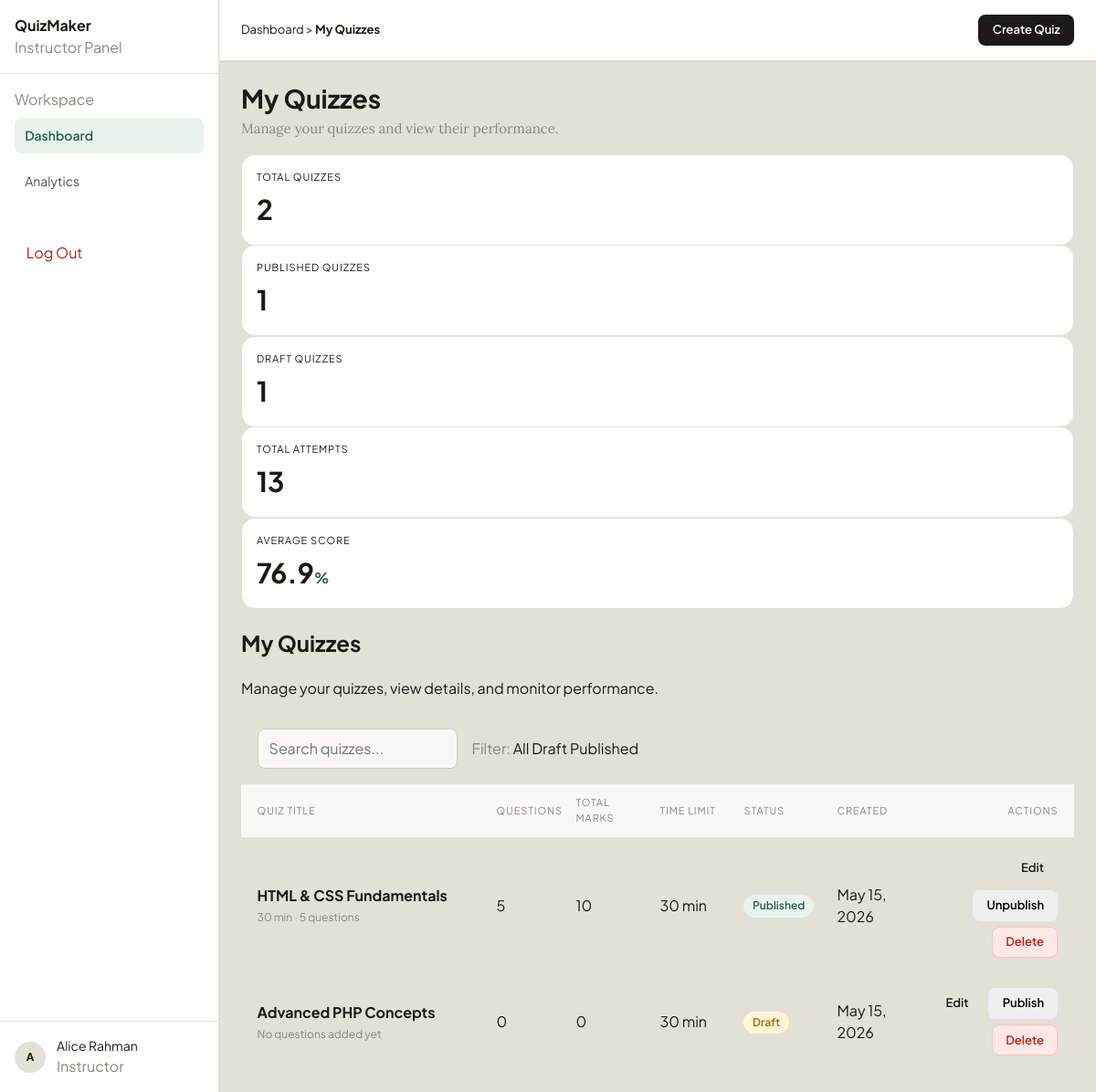
Page /view/quiz_builder/dashboard.php (signed in) on the committed database.
### tables this page shows
CREATE TABLE quizzes (
    id                 INT UNSIGNED  AUTO_INCREMENT PRIMARY KEY,
    instructor_id      INT UNSIGNED  NOT NULL,
    title              VARCHAR(200)  NOT NULL,
    description        TEXT,
    total_marks        INT UNSIGNED  NOT NULL DEFAULT 0,
    time_limit_minutes INT UNSIGNED  NOT NULL DEFAULT 30,
    status             ENUM('draft','published')
                                     NOT NULL DEFAULT 'draft',
    created_at         TIMESTAMP     NOT NULL DEFAULT CURRENT_TIMESTAMP,

    CONSTRAINT fk_quiz_instructor
        FOREIGN KEY (instructor_id) REFERENCES users(id)
        ON DELETE CASCADE
);

### controller/instructorDashboardController.php (called while the page is built, shortened)
<?php
require_once __DIR__ . '/../model/instructorDashboardModel.php';
$instructor_id = (int)$_SESSION['user_id'];
$stats = getInstructorStats($instructor_id);
$quizzes = getInstructorQuizzes($instructor_id);
$pageTitle = "My Quizzes";
$pageSubtitle = "Manage your quizzes and view their performance.";
$instructor_name = $_SESSION['user_name'] ?? 'Instructor';
$instructor_role = 'Instructor';
?>

### model/instructorDashboardModel.php (called while the page is built, shortened)
<?php
function getInstructorStats(int $instructorId){
    $conn = get_database_connection();
    $stmt = $conn->prepare("SELECT COUNT(*) AS total FROM quizzes WHERE instructor_id = ?");
    $stmt->bind_param("i", $instructorId);
    $stmt->execute();
    $total = (int)$stmt->get_result()->fetch_assoc()['total'];
    $stmt = $conn->prepare("SELECT COUNT(*) AS total FROM quizzes WHERE instructor_id = ? AND status = 'published'");
    $stmt->bind_param("i", $instructorId);
    $stmt->execute();
    $published = (int)$stmt->get_result()->fetch_assoc()['total'];
    $draft = $total - $published;
    $stmt = $conn->prepare("SELECT COUNT(*) AS total FROM attempts a JOIN quizzes q ON a.quiz_id = q.id WHERE q.instructor_id = ? AND a.score IS NOT NULL");
    $stmt->bind_param("i", $instructorId);
    $stmt->execute();
    $attempts = (int)$stmt->get_result()->fetch_assoc()['total'];
    $average = 0;
    $stmt = $conn->prepare("SELECT AVG(a.score / q.total_marks * 100) AS avg_score FROM attempts a JOIN quizzes q ON a.quiz_id = q.id WHERE q.instructor_id = ? AND a.score IS NOT NULL AND q.total_marks > 0");
    $stmt->bind_param("i", $instructorId);
    $stmt->execute();
    $row = $stmt->get_result()->fetch_assoc();
    if ($row && $row['avg_score'] !== null) {
        $average = round((float)$row['avg_score'], 1);
    }
    return [
        'total_quizzes' => $total,
        'published_quizzes'=> $published,
        'draft_quizzes' => $draft,
        'total_attempts' => $attempts,
        'average_score' => $average,
    ];
}
function getInstructorQuizzes(int $instructorId){
    $conn = get_database_connection();
    $sql = "SELECT q.id, q.title, q.total_marks, q.time_limit_minutes, q.status, q.created_at, COUNT(ques.id) AS question_count FROM quizzes q LEFT JOIN questions ques ON q.id = ques.quiz_id WHERE q.instructor_id = ? GROUP BY q.id ORDER BY q.created_at DESC";
    $stmt = $conn->prepare($sql);
    $stmt->bind_param("i", $instructorId);
    $stmt->execute();
    $result = $stmt->get_result();
    $quizzes = [];
    while ($row = $result->fetch_assoc()) {
        $quizzes[] = $row;
    }
    return $quizzes;
}
?>

### view/quiz_builder/dashboard.php (the view, shortened to what this page needs)
<?php
include_once __DIR__ . '/../../controller/instructorDashboardController.php';
function formatDateLabel($dateTime){
    $ts = strtotime($dateTime);
    return $ts !== false ? date("M j, Y", $ts) : "-";
}
function getQuizMetaText($quiz){
    $qCount = (int)($quiz['question_count'] ?? 0);
    $time   = (int)($quiz['time_limit_minutes'] ?? 0);
    if ($qCount == 0) return "No questions added yet";
    return $time . " min · " . $qCount . " question" . ($qCount == 1 ? "" : "s");
}
function getStatusBadgeClass($status){
    return $status == "published" ? "badge-published" : "badge-draft";
}
?>
<!DOCTYPE html>
<html>
<head>
    <link rel="stylesheet" href="../style/instructorDashboard.css">
</head>
<body>
<div class="app">
    <aside class="sidebar" aria-label="Sidebar navigation">
        <section class="sidebar-brand">
            <div class="brand-title">QuizMaker</div>
            <div class="brand-subtitle">Instructor Panel</div>
        </section>
        <nav class="nav_section" aria-label="Workspace">
            <div class="nav-label">Workspace</div>
            <a class="nav-item active" href="dashboard.php" aria-current="page">Dashboard</a>
            <a class="nav-item" href="../Results_Leaderboard/analytics.php">Analytics</a>
        </nav>
        <nav class="nav_section" aria-label="Account">
            <a class="nav_item nav_item_danger" href="../auth/login.php">Log Out</a>
        </nav>
        <section class="sidebar_user" aria-label="Current user">
            <div class="avatar"><?= htmlspecialchars(strtoupper(substr($instructor_name, 0, 1))) ?></div>
            <div>
                <div class="user-name"><?= htmlspecialchars($instructor_name) ?></div>
                <div class="user-role"><?= htmlspecialchars($instructor_role) ?></div>
            </div>
        </section>
    </aside>
    <div class="main">
        <header>
            <div class="bread_crumb">
                Dashboard <span class="breadcrumb_separator">></span> <strong>My Quizzes</strong>
            </div>
            <div class="header_actions">
                <a class="btn btn_primary" href="quiz_form.php?quiz_id=0">Create Quiz</a>
            </div>
        </header>
        <main class="content">
            <section class="page_head">
                <h1><?= htmlspecialchars($pageTitle) ?></h1>
                <div class="page_subtitle"><?= htmlspecialchars($pageSubtitle) ?></div>
            </section>
            <section>
                <article class="stat_card">
                    <div class="stat_label">Total Quizzes</div>
                    <div class="stat_value"><?= (int)$stats['total_quizzes'] ?></div>
                </article>
                <article class="stat_card">
                    <div class="stat_label">Published Quizzes</div>
                    <div class="stat_value"><?= (int)$stats['published_quizzes'] ?></div>
                </article>
                <article class="stat_card">
                    <div class="stat_label">Draft Quizzes</div>
                    <div class="stat_value"><?= (int)$stats['draft_quizzes'] ?></div>
                </article>
                <article class="stat_card">
                    <div class="stat_label">Total Attempts</div>
                    <div class="stat_value"><?= (int)$stats['total_attempts'] ?></div>
                </article>
                <article class="stat_card">
                    <div class="stat_label">Average Score</div>
                    <div class="stat_value"><?= $stats['average_score'] ?><span class="stat_percentage_symbol">%</span></div>
                </article>
            </section>
            <section>
                <h2>My Quizzes</h2>
                <p>Manage your quizzes, view details, and monitor performance.</p>
                <div class="toolbar">
                    <label>
                        <input class="search" type="search" id="quizSearch" placeholder="Search quizzes...">
                    </label>
                    <div class="filter_group">
                        <span class="table-meta">Filter:</span>
                        <span class="tag all active">All</span>
                        <span class="tag draft">Draft</span>
                        <span class="tag published">Published</span>
                    </div>
                </div>
                <div class="table_head" role="row">
                    <div>Quiz Title</div>
                    <div>Questions</div>
                    <div>Total Marks</div>
                    <div>Time Limit</div>
                    <div>Status</div>
                    <div>Created</div>
                    <div class="table_head_actions">Actions</div>
                </div>
                <?php if (empty($quizzes)): ?>
                    <div class="empty_state">
                        <h2 class="empty_title">No quizzes found</h2>
                        <p>Start by creating your first quiz from the button above.</p>
                    </div>
                <?php else: ?>
                    <?php foreach ($quizzes as $quiz): ?>
                        <article class="table_row"data-title="<?= strtolower(htmlspecialchars($quiz['title'])) ?>"data-status="<?= htmlspecialchars($quiz['status']) ?>">
                            <div>
                                <div class="quiz_title"><?= htmlspecialchars($quiz['title']) ?></div>
                                <div class="quiz_meta"><?= htmlspecialchars(getQuizMetaText($quiz)) ?></div>
                            </div>
                            <div><?= (int)$quiz['question_count'] ?></div>
                            <div><?= (int)$quiz['total_marks'] ?></div>
                            <div><?= (int)$quiz['time_limit_minutes'] ?> min</div>
                            <div>
                                <span class="badge <?= getStatusBadgeClass($quiz['status']) ?>">
                                    <?= ucfirst(htmlspecialchars($quiz['status'])) ?>
                                </span>
                            </div>
                            <div><?= htmlspecialchars(formatDateLabel($quiz['created_at'] ?? null)) ?></div>
                            <div class="actions">
                                <a href="quiz_form.php?quiz_id=<?= (int)$quiz['id'] ?>" class="btn_secondary">Edit</a>
                                <?php $isPublished = (($quiz['status'] ?? 'draft') === 'published'); ?>
                                <button class="btn btn_toggle" type="button" data-quiz-id="<?= (int)$quiz['id'] ?>" data-quiz-status="<?= $isPublished ? 'published' : 'draft' ?>" onclick="toggleQuiz(this)"><?= $isPublished ? 'Unpublish' : 'Publish' ?></button>
                                <button class="btn btn-delete" type="button" data-quiz-id="<?= (int)$quiz['id'] ?>" onclick="deleteQuiz(this)">Delete</button>
                            </div>
                        </article>
                    <?php endforeach; ?>
                <?php endif; ?>
            </section>
        </main>
    </div>
</div>
</body>
</html>

### view/style/instructorDashboard.css (style rules this page uses)
* { box-sizing: border-box; }
body { margin: 0; font-family: 'Plus Jakarta Sans', sans-serif; background: #e3e0d6; color: #1C1A17; line-height: 1.5; }
.app { display: flex; min-height: 100vh; }
.sidebar { width: 240px; background: #FFFFFF; border-right: 1px solid #E4E1D9; display: flex; flex-direction: column; min-height: 100vh; }
.sidebar-brand,.sidebar_user,.nav_section { padding: 1rem; }
.sidebar-brand { border-bottom: 1px solid #E4E1D9; }
.brand-title { font-weight: 700; }
.brand-subtitle,.user-role,.nav-label,.helper-text,.page_subtitle,.table-meta,.empty-state { color: #8a8783; }
.bread_crumb { color: var(--text2); font-size: 13px; }
.bread_crumb strong { color: var(--text); }
.breadcrumb_separator { color: var(--text3); }
.header_actions { display: flex; gap: .5rem; flex-wrap: wrap; }
.page_head { margin-bottom: 1rem; }
.sidebar_user { margin-top: auto; border-top: 1px solid #E4E1D9; display: flex; align-items: center; gap: .75rem; }
.nav_section { display: grid; gap: .5rem; }
.nav_item { display: block; padding: .65rem .8rem; border-radius: .75rem; color: #1C1A17; text-decoration: none; }
.nav_item_danger { color: #b42318; }
.btn { border: 0; border-radius: .75rem; padding: .7rem 1rem; font: inherit; cursor: pointer; }
.btn_secondary { background: #E4E1D9; color: #1C1A17; }
.btn_primary { background: #1C1A17; color: #FFFFFF; }
.main > header { background: #FFFFFF; border-bottom: 1px solid #E4E1D9; padding: 1rem 1.5rem; display: flex; align-items: center; justify-content: space-between; gap: 1rem; position: sticky; top: 0; z-index: 20; box-shadow: 0 1px 0 rgba(28, 26, 23, 0.04); }
h1 { margin: 0; font-size: 28px; line-height: 1.2; }
.page_subtitle { margin-top: .35rem; font-family: 'Lora', serif; font-size: 15px; }
.stat_card { background: #FFFFFF; border: 1px solid #E4E1D9; border-radius: 15px; padding: 1rem; transition: transform 200ms ease, box-shadow 200ms ease; will-change: transform; position: relative; z-index: 0; cursor: default; }
.stat_label { font-size: 11px; text-transform: uppercase; letter-spacing: .08em; color: var(--text3); }
.stat_value { margin-top: .25rem; font-size: 30px; font-weight: 700; }
.stat_percentage_symbol { font-size: 16px; color: #2A6049; }
.toolbar { padding: 1rem 1.1rem; border-bottom: 1px solid #E4E1D9; display: flex; align-items: center; gap: 1rem; flex-wrap: wrap; }
.search { max-width: 320px; width: 100%; border: 1px solid #D0CCBF; border-radius: 8px; padding: .55rem .75rem; background: #F9F8F5; font: inherit; }
a { color: inherit; text-decoration: none; }
.main { flex: 1; min-width: 0; }
.avatar { width: 34px; height: 34px; border-radius: 999px; background: #E4E1D9; color: #1C1A17; display: grid; place-items: center; font-size: 12px; font-weight: 700; }
.user-name { font-size: 14px; }
.nav-item { display: flex; align-items: center; gap: .65rem; padding: .55rem .7rem; border-radius: 8px; color: #4D4B47; font-size: 14px; margin-bottom: .25rem; text-decoration: none; }
.nav-item.active { background: #E9F3EE; color: #2A6049; font-weight: 600; }
.content { padding: 1.5rem; }
.table_head, .table_row { display: grid; grid-template-columns: 2.5fr .75fr .8fr .8fr .9fr .9fr 1.4fr; gap: .75rem; align-items: center; }
.table_head { background: #F9F8F5; padding: .8rem 1.1rem; font-size: 11px; text-transform: uppercase; letter-spacing: .08em; color: #8A8783; border-bottom: 1px solid #E4E1D9; }
.table_head_actions { text-align: right; }
.table_row { padding: 1rem 1.1rem; border-bottom: 1px solid #E4E1D9; }
.table_row:last-child { border-bottom: 0; }
.quiz_title { font-weight: 700; }
.quiz_meta { margin-top: .2rem; font-size: 12px; color: #8A8783; }
.badge { display: inline-flex; align-items: center; gap: .35rem; border-radius: 999px; padding: .2rem .6rem; font-size: 12px; font-weight: 600; }
.badge-published { background: #E9F3EE; color: #2A6049; }
.badge-draft { background: #FFF4D6; color: #9A6B00; }
.actions { display: flex; justify-content: flex-end; gap: .4rem; flex-wrap: wrap; }
.btn, .btn_secondary, .btn_primary, .btn_status_toggle, .btn-delete { display: inline-flex; align-items: center; justify-content: center; gap: .4rem; height: 34px; padding: 0 .9rem; border-radius: 8px; border: 1px solid transparent; font: inherit; font-size: 13px; font-weight: 600; cursor: pointer; }
.btn-delete { background: #FEE9E7; color: #B42318; border-color: #F6C4BE; }
section:has(.table_head) { min-height: 480px; }

### rows in the picture
quizzes: title "HTML & CSS Fundamentals", quiz "30 min · 5 questions", question_count "5", total_marks "10", time_limit_minutes "30", status "Published", created_at "May 15, 2026", shows "Unpublish"
quizzes: title "Advanced PHP Concepts", quiz "No questions added yet", question_count "0", total_marks "0", time_limit_minutes "30", status "Draft", created_at "May 15, 2026", shows "Publish"

### other values in the picture
substr($instructor_name, 0, 1) "A"
$instructor_name "Alice Rahman"
$instructor_role "Instructor"
$pageTitle "My Quizzes"
$pageSubtitle "Manage your quizzes and view their performance."
$stats['total_quizzes'] "2"
$stats['published_quizzes'] "1"
$stats['draft_quizzes'] "1"
$stats['total_attempts'] "13"
$stats['average_score'] "76.9"
